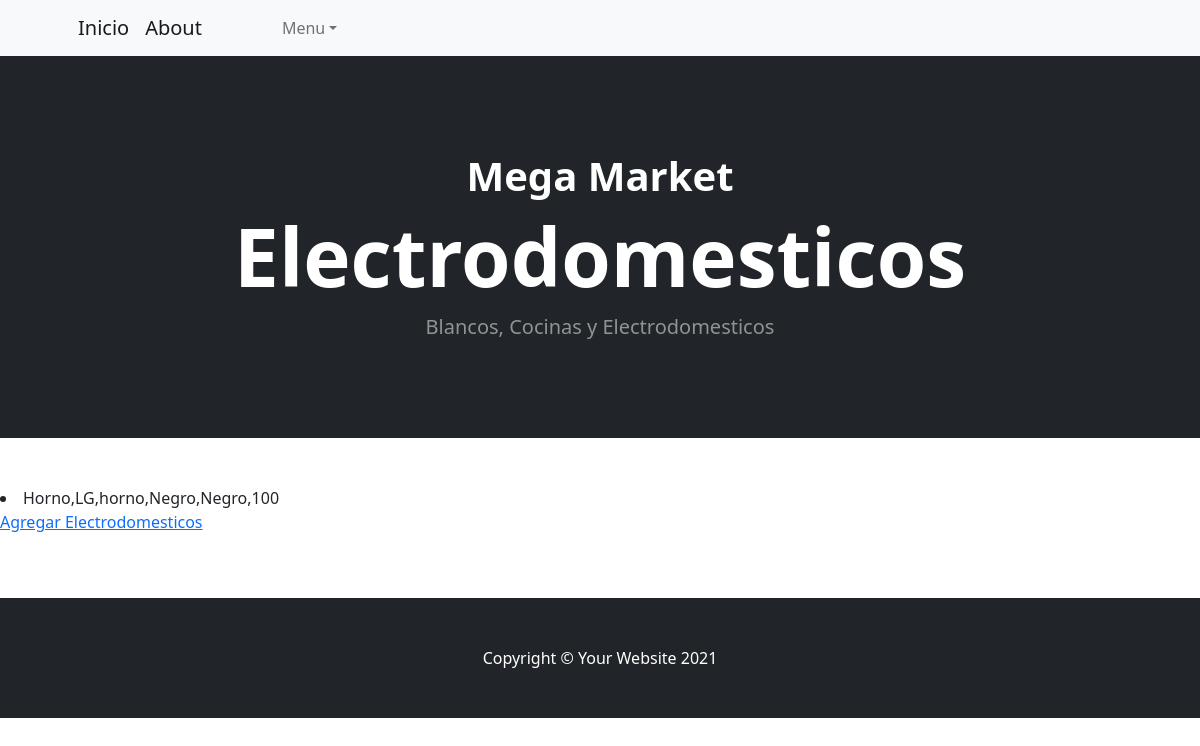
The app's page /AppHogar/leerElectrodomesticos, older data.
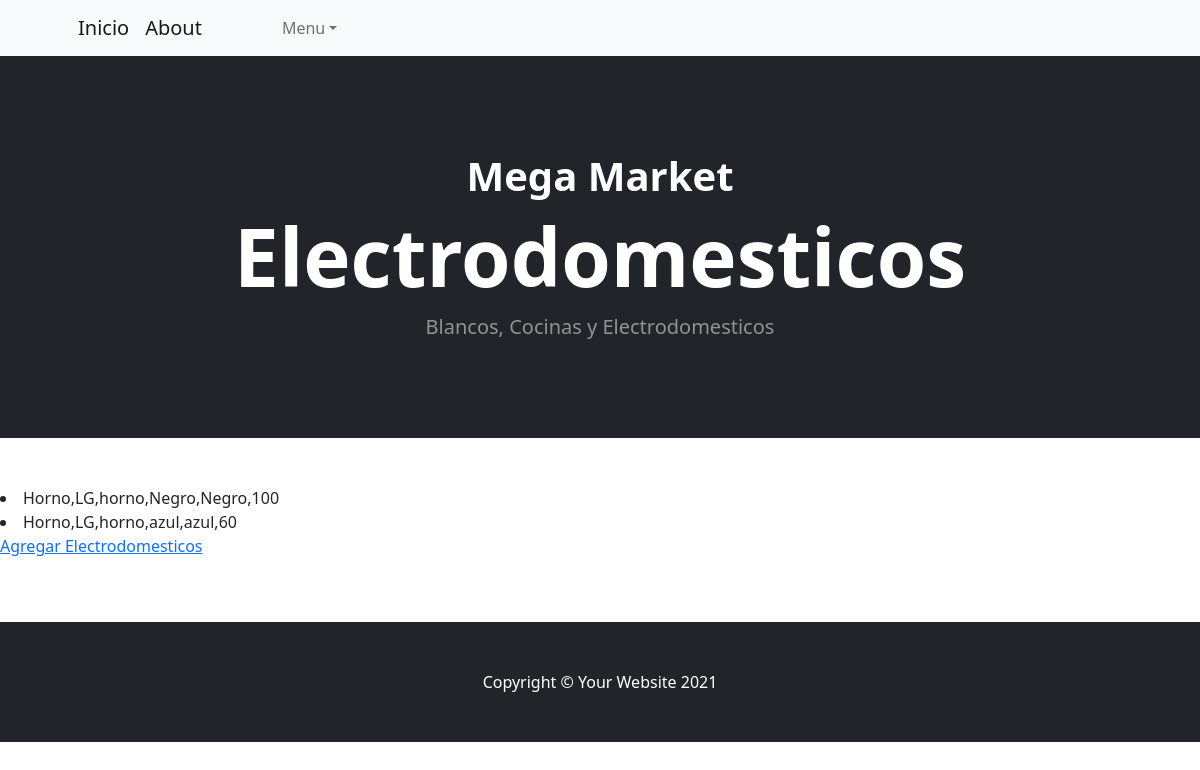
The same page, newer data.
### AppHogar/models.py (models this page shows)
class Electrodomesticos(models.Model):
    tipo = models.CharField(max_length=60)
    marca = models.CharField(max_length=60)
    descripcion = models.CharField(max_length=60)
    modelo = models.CharField(max_length=60)
    color = models.CharField(max_length=30)
    voltage = models.IntegerField()
    def __str__(self):
        return f"{self.tipo},{self.marca},{self.descripcion},{self.color},{self.color},{self.voltage}"

### AppHogar/views.py (the view)
# urls.py: path('leerElectrodomesticos', views.leerElectro, name='LeerElectrodomesticos'),
def leerElectro(request):
    electrodomesticos = Electrodomesticos.objects.all()
    dir =  {'electrodomesticos': electrodomesticos} #contexto
    return render(request, 'AppHogar/leerElectrodomesticos.html', dir)

### AppHogar/templates/AppHogar/leerElectrodomesticos.html (shortened to what this page needs)
{%extends "AppInicio/base.html"%}
{%load static%}
{%block head%}
<h1 class="display-6 fw-bolder">Mega Market</h1>
<h1 class="display-1 fw-bolder">Electrodomesticos </h1>
<p class="lead fw-normal text-white-50 mb-0">Blancos, Cocinas y Electrodomesticos</p>
{%endblock%}
{%block contenido%}
{%for e in electrodomesticos %}
<li>{{ e }}</li>
{% endfor %}
    <a href="{% url 'ElectrodomesticosForm' %}">Agregar Electrodomesticos </a>
{%endblock%}

Row changes from the older to the newer data that the page shows:
added Electrodomesticos: tipo+marca+descripcion "Horno,LG,horno,azul,azul,60"
